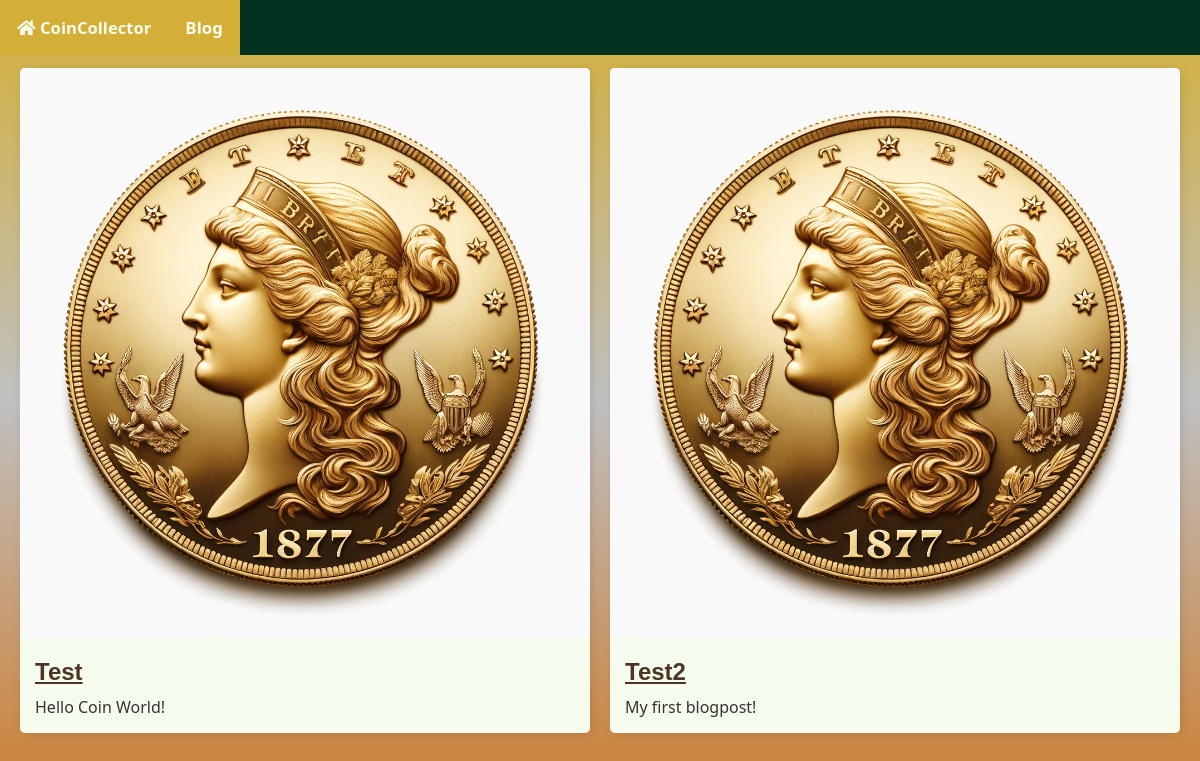
/blogposts/, run on an earlier commit of the app's database.
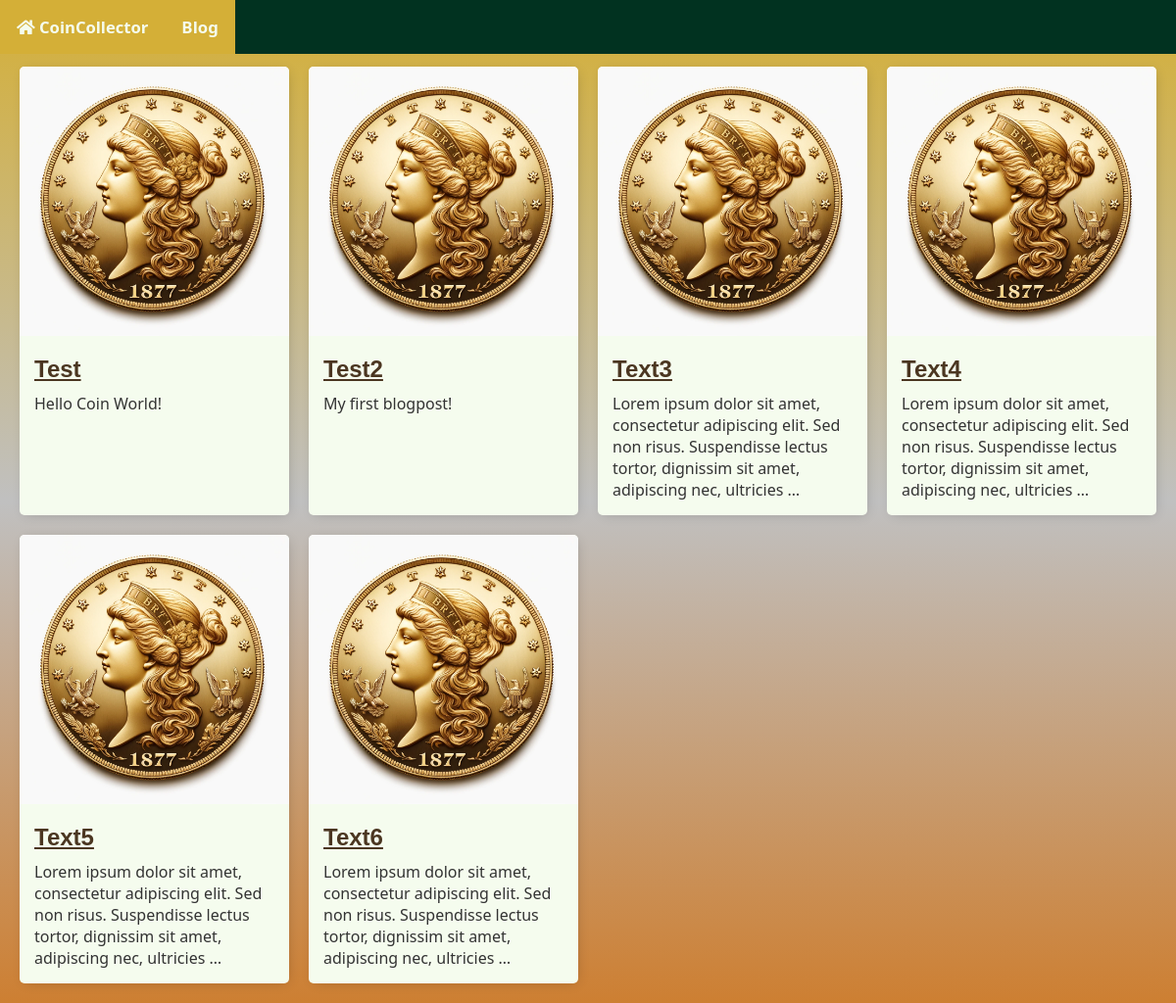
And on a later commit of the database.
### base/models.py (models this page shows, shortened)
class BlogPost(models.Model):
    user = models.ForeignKey(User, on_delete=models.CASCADE, null=False, blank=False)
    title = models.CharField(max_length=100, null=False, blank=False)
    body = models.TextField(null=False, blank=False)
    class Meta:
        ordering = ['title']

### base/views.py (the view)
# urls.py: path('blogposts/', views.BlogPostListView.as_view(), name='blogpost_list'),
class BlogPostListView(ListView):
    model = BlogPost
    template_name = 'base/blogpost_list.html'
    context_object_name = 'blogposts'

### base/templates/base/blogpost_list.html (shortened to what this page needs)
{% extends 'base/main.html' %}
{% block content %}
{% load static %}
<div class="nav-bar">
    <ul>
        <li><a href="{% url 'list' %}"><i class="fas fa-home"></i> CoinCollector</a></li>
        <li><a class="active" href="{% url 'blogpost_list' %}">Blog</a></li>
    </ul>
</div>
<div class="main-content">
    <div class="blogpost-grid">
        {% for blogpost in blogposts %}
            <div class="blogpost-card">
                <a href="{% url 'blogpost' blogpost.id %}">
                    <img src="{% static '/resources/banner1.png' %}" alt="{{ blogpost.title }}">
                </a>
                <div class="blogpost-card-content">
                    <h3><a href="{% url 'blogpost' blogpost.id %}">{{ blogpost.title }}</a></h3>
                    <p>{{ blogpost.body|truncatewords:20 }}</p>
                </div>
            </div>
        {% endfor %}
    </div>
</div>
{% endblock content %}

### base/templates/base/main.html (shortened to what this page needs)
<!DOCTYPE html>
<html>
<head>
    <link rel="stylesheet" href="https://cdnjs.cloudflare.com/ajax/libs/font-awesome/5.15.3/css/all.min.css">
</head>
<body>
    {% block content %}
    {% endblock content %}
</body>
</html>

### base/templates/base/main.html (style rules this page uses)
:root { --gold: #D4AF37; --bronze: #CD7F32; --silver: #C0C0C0; --cream: #f5fcee; --deep-green: #013220; --muted-green: #556B2F; --light-beige: #F5F5DC; --dark-gray: #333333; --soft-white: #FAFAFA; --dark-brown: #4B3621; --charcoal: #36454F; }
body { background: linear-gradient(to bottom, #D4AF37, #C0C0C0, #CD7F32) fixed; }
body, html { margin: 0; padding: 0; font-family: ui-sans-serif, system-ui, -apple-system, BlinkMacSystemFont, Segoe UI, Roboto, Helvetica Neue, Arial, Noto Sans, sans-serif, Apple Color Emoji, Segoe UI Emoji, Segoe UI Symbol, Noto Color Emoji; scrollbar-width: thin; scrollbar-color: #888 #f1f1f1; }
.nav-bar { position: fixed; top: 0; left: 0; width: 100%; z-index: 100; background-color: var(--deep-green); display: flex; justify-content: space-between; padding: 0; overflow: hidden; }
.nav-bar ul { list-style-type: none; margin: 0; padding: 0; display: flex; width: 100%; }
.nav-bar ul li { padding: 0; }
.nav-bar ul li a { color: #f5fcee; text-decoration: none; display: block; text-align: center; padding: 16px 17px; font-weight: 600; }
.active { background-color: var(--gold); font-size: 105%; }
.main-content { padding-top: 3em; }
h1, h2, h3, h4, h5, h6 { font-family: 'Raleway', sans-serif; }
a, p, label, .help-pass-list-container { color: var(--dark-brown); }
a, label { font-weight: 600; }
.blogpost-grid { display: grid; grid-template-columns: repeat(auto-fit, minmax(250px, 1fr)); gap: 20px; padding: 20px; }
.blogpost-card { background-color: var(--cream); box-shadow: 2px 2px 13px -4px rgba(0, 0, 0, 0.21); border-radius: 5px; overflow: hidden; transition: transform 0.2s; }
.blogpost-card img { width: 100%; height: auto; }
.blogpost-card-content { padding: 15px; }
.blogpost-card h3 { margin: 0; margin-bottom: 10px; font-size: 1.5em; color: var(--dark-brown); }
.blogpost-card p { margin: 0; color: var(--dark-gray); }

What changed in the data, as far as the page shows it:
added BlogPost: title "Text3", body "Lorem ipsum dolor sit amet, consectetur adipiscing elit. Sed non risus. Suspendisse lectus tortor, dignissim sit amet, adipiscing nec, ultricies …"
added BlogPost: title "Text4", body "Lorem ipsum dolor sit amet, consectetur adipiscing elit. Sed non risus. Suspendisse lectus tortor, dignissim sit amet, adipiscing nec, ultricies …"
added BlogPost: title "Text5", body "Lorem ipsum dolor sit amet, consectetur adipiscing elit. Sed non risus. Suspendisse lectus tortor, dignissim sit amet, adipiscing nec, ultricies …"
added BlogPost: title "Text6", body "Lorem ipsum dolor sit amet, consectetur adipiscing elit. Sed non risus. Suspendisse lectus tortor, dignissim sit amet, adipiscing nec, ultricies …"
